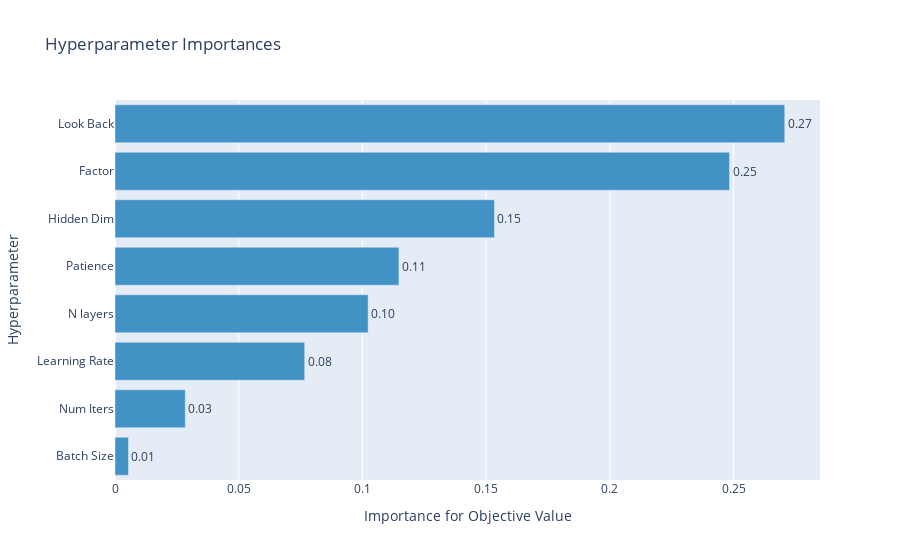

Notebook code for this chart:
### Code cell
optuna.visualization.plot_param_importances(study_lstm)

### Figure 1 — Plotly figure (JSON) as saved in the notebook; plotly's stock layout.template omitted (floating-point values rounded to 4 significant figures)
{"data": [{"cliponaxis": false, "hovertemplate": ["Batch Size (IntLogUniformDistribution): 0.0054481116874796525<extra></extra>", "Num Iters (IntUniformDistribution): 0.028403920731826737<extra></extra>", "Learning Rate (LogUniformDistribution): 0.07666398757170362<extra></extra>", "N layers (IntUniformDistribution): 0.10230249032909589<extra></extra>", "Patience (IntUniformDistribution): 0.11475387613712408<extra></extra>", "Hidden Dim (IntLogUniformDistribution): 0.15335836022842286<extra></extra>", "Factor (LogUniformDistribution): 0.24838374243496877<extra></extra>", "Look Back (IntUniformDistribution): 0.2706855108793785<extra></extra>"], "marker": {"color": "rgb(66,146,198)"}, "orientation": "h", "text": ["0.0054481116874796525", "0.028403920731826737", "0.07666398757170362", "0.10230249032909589", "0.11475387613712408", "0.15335836022842286", "0.24838374243496877", "0.2706855108793785"], "textposition": "outside", "texttemplate": "%{text:.2f}", "type": "bar", "x": [0.005448, 0.0284, 0.07666, 0.1023, 0.1148, 0.1534, 0.2484, 0.2707], "y": ["Batch Size", "Num Iters", "Learning Rate", "N layers", "Patience", "Hidden Dim", "Factor", "Look Back"]}], "layout": {"showlegend": false, "title": {"text": "Hyperparameter Importances"}, "xaxis": {"title": {"text": "Importance for Objective Value"}}, "yaxis": {"title": {"text": "Hyperparameter"}}}}
